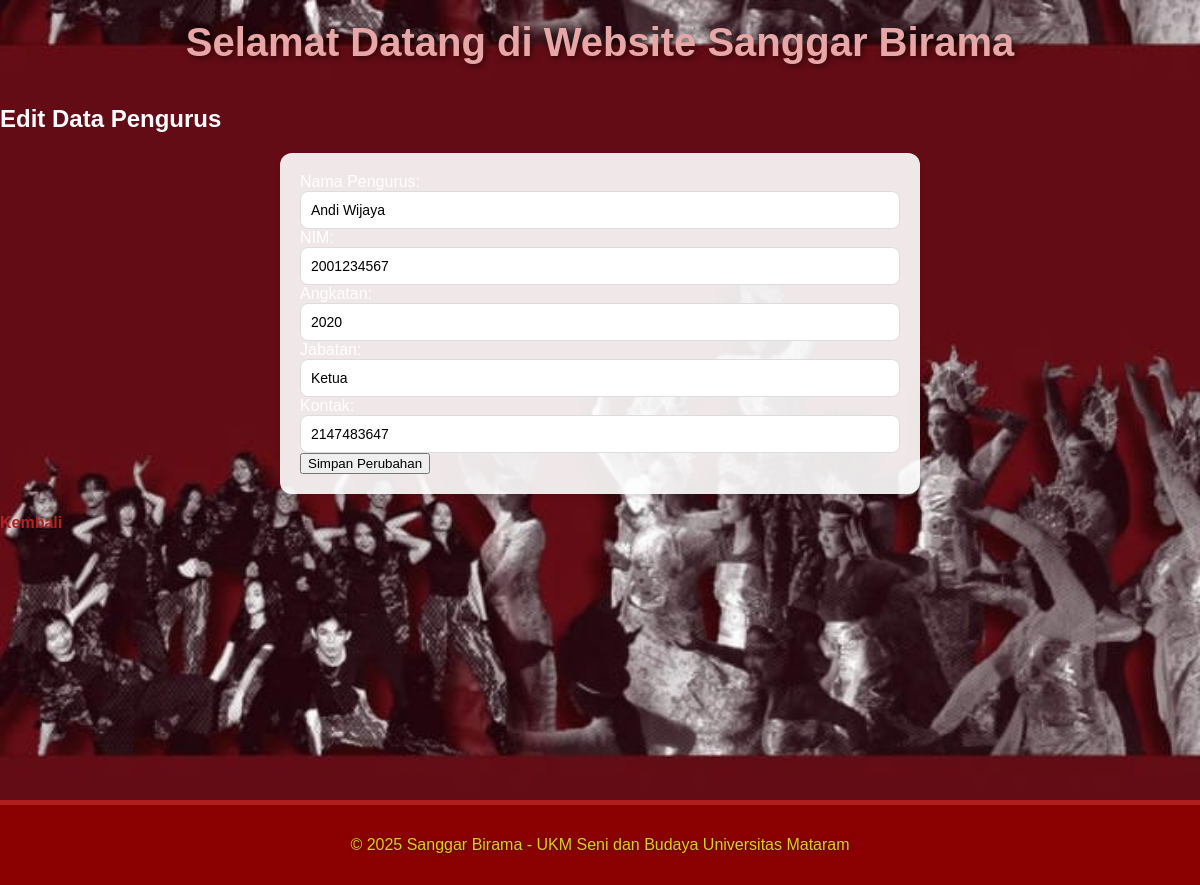
The page /app/views/edit_pengurus.php?id_pengurus=1 (signed in) on the database as committed earlier.
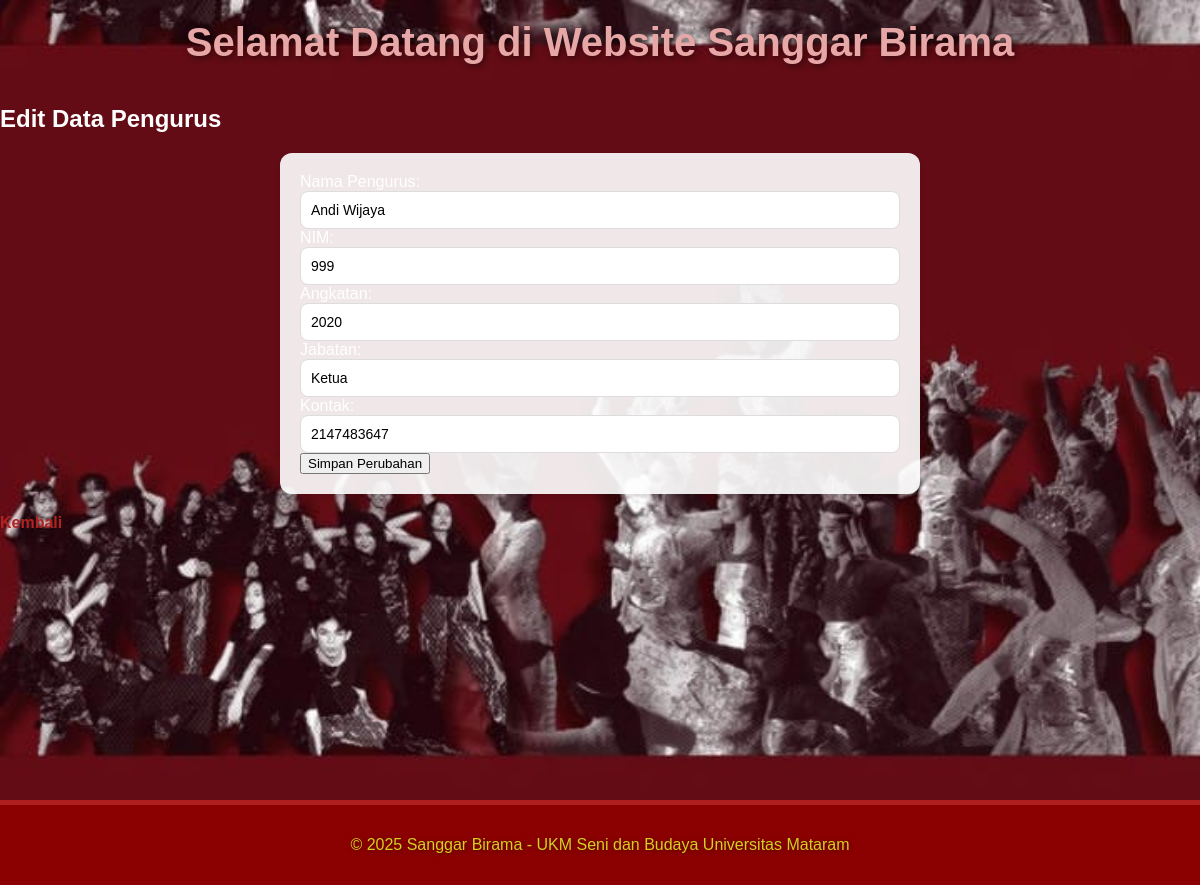
The same page on the database as committed later.
### tables this page shows
CREATE TABLE `pengurus` (
  `id_pengurus` int(11) NOT NULL,
  `nama_pengurus` text NOT NULL,
  `nim` varchar(20) NOT NULL,
  `angkatan` int(10) NOT NULL,
  `jabatan` text NOT NULL,
  `kontak` int(20) NOT NULL
);

### app/views/edit_pengurus.php (the view, shortened to what this page needs)
<?php
require_once __DIR__ . '/../config/config.php';
include __DIR__ . '/header.php';
$id_pengurus = isset($_GET['id_pengurus']) ? intval($_GET['id_pengurus']) : 0;
$stmt = $mysqli->prepare("SELECT nama_pengurus, nim, angkatan, jabatan, kontak FROM pengurus WHERE id_pengurus = ?");
$stmt->bind_param("i", $id_pengurus);
$stmt->execute();
$stmt->bind_result($nama_pengurus, $nim, $angkatan, $jabatan, $kontak);
?>
<h2>Edit Data Pengurus</h2>
<form method="POST" action="/SI-BIRAMA/app/controllers/update_pengurus.php">
    Nama Pengurus: <input type="text" name="nama_pengurus" value="<?= htmlspecialchars($nama_pengurus) ?>" required><br>
    NIM: <input type="text" name="nim" value="<?= htmlspecialchars($nim) ?>" required><br>
    Angkatan: <input type="number" name="angkatan" value="<?= htmlspecialchars($angkatan) ?>" required><br>
    Jabatan: <input type="text" name="jabatan" value="<?= htmlspecialchars($jabatan) ?>" required><br>
    Kontak: <input type="text" name="kontak" value="<?= htmlspecialchars($kontak) ?>" required><br>
    <button type="submit">Simpan Perubahan</button>
</form>
<a href="manajemen_pengurus.php">Kembali</a>
<?php include __DIR__ . '/footer.php'; ?>

Rows that differ between the two databases and show on the page:
changed pengurus "Andi Wijaya": nim "2001234567" → "999"
